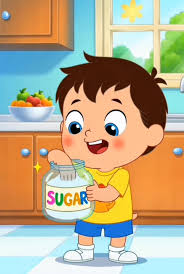
#> input picture images.jpg, 184 x 274 px
$ python resize.py
#> lines starting #> are read from the running program, lines starting #| are printed output that depends on the picture
import cv2

image = cv2.imread("images.jpg")
#> image is the input picture: shape (274, 184, 3); mean B, G, R 140.4, 170.7, 184.9

if image is not None:
    resized = cv2.resize(image,(500,750))
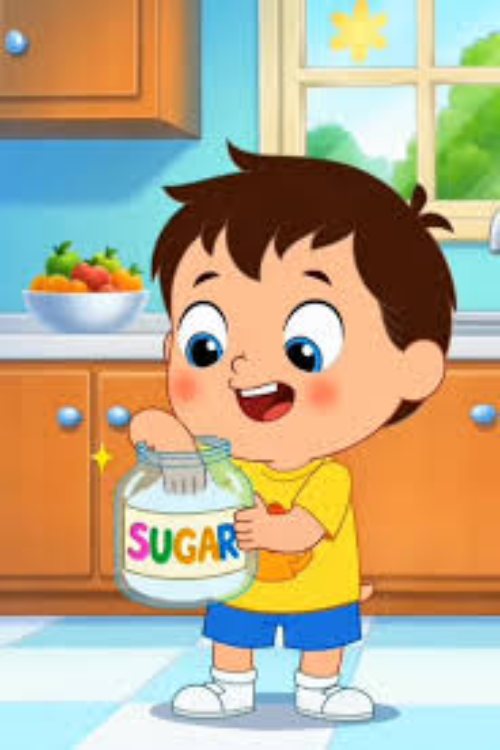
#> resized: shape (750, 500, 3); mean B, G, R 140.3, 170.6, 184.8
    cv2.imshow("Resized image",resized)
    cv2.imshow("Original Image",image)

    cv2.imwrite("Resized_image.png",resized)
    cv2.waitKey(0)
    cv2.destroyAllWindows()

else:
    print("COuld not able to load the image")
